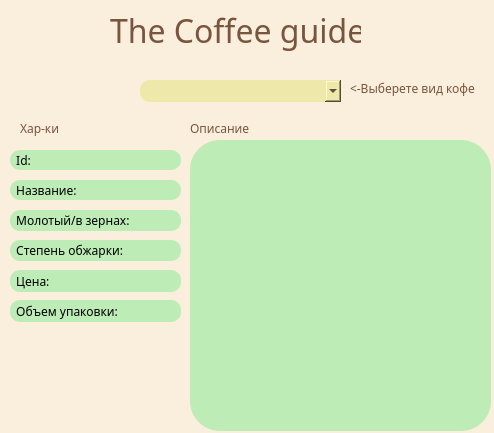
<?xml version="1.0" encoding="UTF-8"?>
<ui version="4.0">
 <class>Form</class>
 <widget class="QWidget" name="Form">
  <property name="geometry">
   <rect>
    <x>0</x>
    <y>0</y>
    <width>494</width>
    <height>433</height>
   </rect>
  </property>
  <property name="minimumSize">
   <size>
    <width>494</width>
    <height>433</height>
   </size>
  </property>
  <property name="maximumSize">
   <size>
    <width>494</width>
    <height>433</height>
   </size>
  </property>
  <property name="font">
   <font>
    <family>Vivaldi</family>
    <italic>true</italic>
   </font>
  </property>
  <property name="windowTitle">
   <string>Form</string>
  </property>
  <property name="styleSheet">
   <string notr="true">
background-color:#FAEEDD;</string>
  </property>
  <widget class="QLabel" name="label">
   <property name="geometry">
    <rect>
     <x>110</x>
     <y>0</y>
     <width>251</width>
     <height>61</height>
    </rect>
   </property>
   <property name="font">
    <font>
     <family>Vladimir Script</family>
     <pointsize>24</pointsize>
     <weight>50</weight>
     <bold>false</bold>
    </font>
   </property>
   <property name="styleSheet">
    <string notr="true">color: #79553D;</string>
   </property>
   <property name="text">
    <string>The Coffee guide</string>
   </property>
  </widget>
  <widget class="QComboBox" name="comboBox">
   <property name="geometry">
    <rect>
     <x>140</x>
     <y>80</y>
     <width>201</width>
     <height>22</height>
    </rect>
   </property>
   <property name="font">
    <font>
     <family>Segoe UI Light</family>
    </font>
   </property>
   <property name="styleSheet">
    <string notr="true">border-radius:10px;
background-color: #EEE8AA;</string>
   </property>
   <property name="currentText">
    <string/>
   </property>
   <property name="placeholderText">
    <string>Выберете вид кофе</string>
   </property>
  </widget>
  <widget class="QTextBrowser" name="textBrowser">
   <property name="enabled">
    <bool>true</bool>
   </property>
   <property name="geometry">
    <rect>
     <x>190</x>
     <y>140</y>
     <width>301</width>
     <height>291</height>
    </rect>
   </property>
   <property name="font">
    <font>
     <family>Segoe Print</family>
     <pointsize>8</pointsize>
    </font>
   </property>
   <property name="styleSheet">
    <string notr="true">border-radius:30px;
background-color: #BDECB6;
color:#000000;
</string>
   </property>
   <property name="html">
    <string>&lt;!DOCTYPE HTML PUBLIC &quot;-//W3C//DTD HTML 4.0//EN&quot; &quot;http://www.w3.org/TR/REC-html40/strict.dtd&quot;&gt;
&lt;html&gt;&lt;head&gt;&lt;meta name=&quot;qrichtext&quot; content=&quot;1&quot; /&gt;&lt;style type=&quot;text/css&quot;&gt;
p, li { white-space: pre-wrap; }
&lt;/style&gt;&lt;/head&gt;&lt;body style=&quot; font-family:'Segoe Print'; font-size:8pt; font-weight:400; font-style:normal;&quot;&gt;
&lt;p style=&quot;-qt-paragraph-type:empty; margin-top:0px; margin-bottom:0px; margin-left:0px; margin-right:0px; -qt-block-indent:0; text-indent:0px; font-size:7.8pt;&quot;&gt;&lt;br /&gt;&lt;/p&gt;&lt;/body&gt;&lt;/html&gt;</string>
   </property>
  </widget>
  <widget class="QLabel" name="label_2">
   <property name="enabled">
    <bool>true</bool>
   </property>
   <property name="geometry">
    <rect>
     <x>190</x>
     <y>120</y>
     <width>81</width>
     <height>16</height>
    </rect>
   </property>
   <property name="font">
    <font>
     <family>Yu Gothic UI Semilight</family>
    </font>
   </property>
   <property name="styleSheet">
    <string notr="true">color: #79553D;</string>
   </property>
   <property name="text">
    <string>Описание</string>
   </property>
  </widget>
  <widget class="QLabel" name="price_label">
   <property name="enabled">
    <bool>true</bool>
   </property>
   <property name="geometry">
    <rect>
     <x>10</x>
     <y>270</y>
     <width>171</width>
     <height>22</height>
    </rect>
   </property>
   <property name="font">
    <font>
     <family>Segoe UI Light</family>
    </font>
   </property>
   <property name="styleSheet">
    <string notr="true">border-radius:10px;
background-color: #BDECB6;
color:#000000;
</string>
   </property>
   <property name="text">
    <string>  Цена:</string>
   </property>
  </widget>
  <widget class="QLabel" name="z_label">
   <property name="enabled">
    <bool>true</bool>
   </property>
   <property name="geometry">
    <rect>
     <x>10</x>
     <y>210</y>
     <width>171</width>
     <height>21</height>
    </rect>
   </property>
   <property name="font">
    <font>
     <family>Segoe UI Light</family>
    </font>
   </property>
   <property name="styleSheet">
    <string notr="true">border-radius:10px;
background-color: #BDECB6;
color:#000000;
</string>
   </property>
   <property name="text">
    <string>  Молотый/в зернах:</string>
   </property>
  </widget>
  <widget class="QLabel" name="so_label">
   <property name="enabled">
    <bool>true</bool>
   </property>
   <property name="geometry">
    <rect>
     <x>10</x>
     <y>240</y>
     <width>171</width>
     <height>21</height>
    </rect>
   </property>
   <property name="font">
    <font>
     <family>Segoe UI Light</family>
    </font>
   </property>
   <property name="styleSheet">
    <string notr="true">border-radius:10px;
background-color: #BDECB6;
color:#000000;
</string>
   </property>
   <property name="text">
    <string>  Степень обжарки:</string>
   </property>
  </widget>
  <widget class="QLabel" name="id_label">
   <property name="enabled">
    <bool>true</bool>
   </property>
   <property name="geometry">
    <rect>
     <x>10</x>
     <y>150</y>
     <width>171</width>
     <height>20</height>
    </rect>
   </property>
   <property name="font">
    <font>
     <family>Segoe UI Light</family>
    </font>
   </property>
   <property name="styleSheet">
    <string notr="true">border-radius:10px;
background-color: #BDECB6;
color:#000000;
</string>
   </property>
   <property name="text">
    <string>  Id:</string>
   </property>
  </widget>
  <widget class="QLabel" name="name_label">
   <property name="enabled">
    <bool>true</bool>
   </property>
   <property name="geometry">
    <rect>
     <x>10</x>
     <y>180</y>
     <width>171</width>
     <height>20</height>
    </rect>
   </property>
   <property name="font">
    <font>
     <family>Segoe UI Light</family>
    </font>
   </property>
   <property name="styleSheet">
    <string notr="true">border-radius:10px;
background-color: #BDECB6;
color:#000000;
</string>
   </property>
   <property name="text">
    <string>  Название:</string>
   </property>
  </widget>
  <widget class="QLabel" name="o_label">
   <property name="enabled">
    <bool>true</bool>
   </property>
   <property name="geometry">
    <rect>
     <x>10</x>
     <y>300</y>
     <width>171</width>
     <height>22</height>
    </rect>
   </property>
   <property name="font">
    <font>
     <family>Segoe UI Light</family>
    </font>
   </property>
   <property name="styleSheet">
    <string notr="true">border-radius:10px;
background-color: #BDECB6;
color:#000000;
</string>
   </property>
   <property name="text">
    <string>  Объем упаковки:</string>
   </property>
  </widget>
  <widget class="QLabel" name="label_3">
   <property name="enabled">
    <bool>true</bool>
   </property>
   <property name="geometry">
    <rect>
     <x>20</x>
     <y>120</y>
     <width>81</width>
     <height>16</height>
    </rect>
   </property>
   <property name="font">
    <font>
     <family>Yu Gothic UI Semilight</family>
    </font>
   </property>
   <property name="styleSheet">
    <string notr="true">color: #79553D;</string>
   </property>
   <property name="text">
    <string>Хар-ки</string>
   </property>
  </widget>
  <widget class="QLabel" name="label_5">
   <property name="enabled">
    <bool>true</bool>
   </property>
   <property name="geometry">
    <rect>
     <x>350</x>
     <y>80</y>
     <width>131</width>
     <height>16</height>
    </rect>
   </property>
   <property name="font">
    <font>
     <family>Yu Gothic UI Semilight</family>
    </font>
   </property>
   <property name="styleSheet">
    <string notr="true">color: #79553D;</string>
   </property>
   <property name="text">
    <string>&lt;-Выберете вид кофе</string>
   </property>
  </widget>
  <zorder>textBrowser</zorder>
  <zorder>label_2</zorder>
  <zorder>label</zorder>
  <zorder>comboBox</zorder>
  <zorder>price_label</zorder>
  <zorder>z_label</zorder>
  <zorder>so_label</zorder>
  <zorder>id_label</zorder>
  <zorder>name_label</zorder>
  <zorder>o_label</zorder>
  <zorder>label_3</zorder>
  <zorder>label_5</zorder>
 </widget>
 <resources/>
 <connections/>
</ui>
